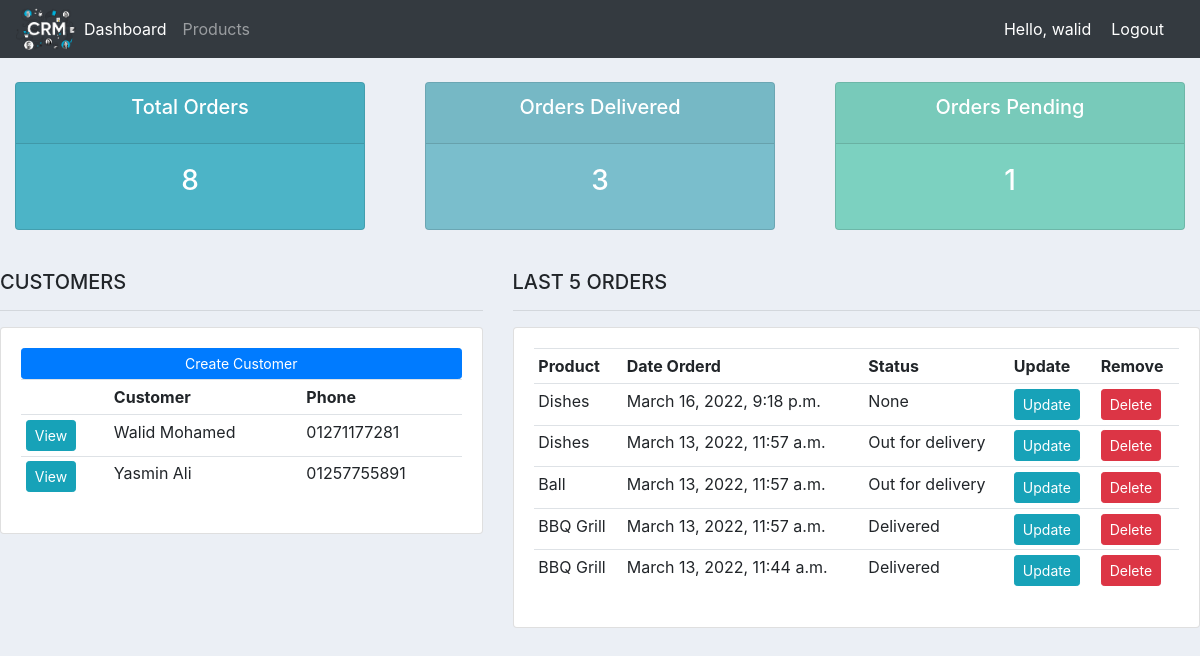
Before: / (signed in) with the older database file.
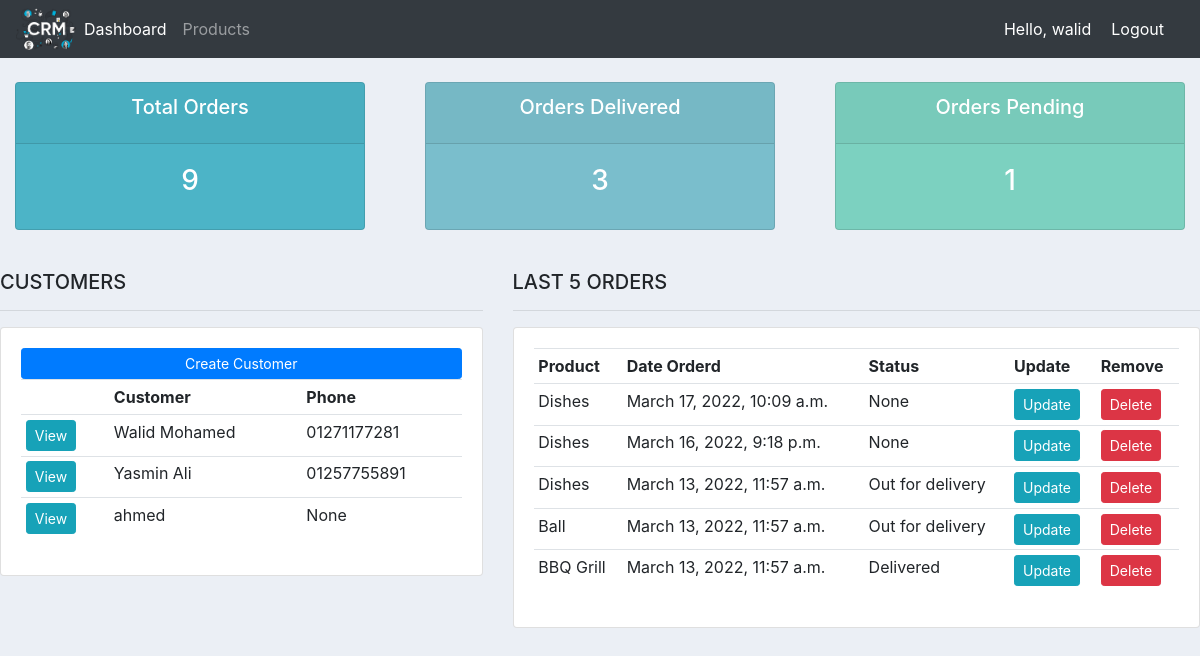
After: the same page with the newer database file.
### accounts/models.py (models this page shows, shortened)
class Customer(models.Model):
    user = models.OneToOneField(User, null=True, blank=True, on_delete=models.CASCADE)
    name = models.CharField(max_length=200, null=True)
    phone = models.CharField(max_length=200, null=True)
    customer_orders = models.IntegerField(null=True)
    profile_pic = models.ImageField(default="default.png", null=True, blank=True)
    date_created = models.DateTimeField(auto_now_add=True, null=True)

class Order(models.Model):
    STATUS = (
        ('Pending','Pending'),
        ('Out for delivery','Out for delivery'),
        ('Delivered','Delivered'),
    )
    customer = models.ForeignKey(Customer, null=True, on_delete=models.SET_NULL) #One to many rel.
    product = models.ForeignKey(Product, null=True, on_delete=models.SET_NULL)
    date_created = models.DateTimeField(auto_now_add=True, null=True)
    status = models.CharField(max_length=200, null=True, choices=STATUS)

class Product(models.Model):
    CATEGORY = (
        ('Indoor','Indoor'),
        ('Outdoor','Outdoor'),
    )
    name =  models.CharField(max_length=200, null=True)
    price =  models.FloatField(null=True)
    category =  models.CharField(max_length=200, null=True, choices=CATEGORY)
    description =  models.CharField(max_length=200, null=True, blank=True) #blank means can make it blank.
    date_created = models.DateTimeField(auto_now_add=True, null=True)
    tags = models.ManyToManyField(Tag) #Many to many rel.
    def __str__(self):
        return self.name

### accounts/decorators.py (the view)
    def wrapper_func(request, *args, **kwargs):
        group = None
        if request.user.groups.exists():
            group = request.user.groups.all()[0].name
        if group == 'customer':
            return redirect('user-page')
        if group == 'admin':
            return view_func(request, *args, **kwargs)

### accounts/views.py (called while the page is built)
@login_required(login_url='login')
@admin_only
def home(request):
    customers = Customer.objects.all()
    orders = Order.objects.all()
    last_orders = Order.objects.select_related('customer__user', 'product').prefetch_related('product__tags').all().order_by('-date_created')[0:5]
    totalOrders = orders.count()
    delivered = orders.filter(status='Delivered').count()
    pending = orders.filter(status='Pending').count()
    context = {
        'orders':orders,
        'customers':customers,
        'last_orders': last_orders,
        'totalOrders':totalOrders,
        'delivered':delivered,
        'pending':pending
        }
    return render(request, 'accounts/dashboard.html',context)

### accounts/templates/accounts/dashboard.html
{% extends 'accounts/main.html' %}
{% block content %}
{% include 'accounts/status.html' %}
<br>
<div class="row">
	<div class="col-md-5">
		<h5>CUSTOMERS</h5>
		<hr>
		<div class="card card-body">
			<a class="btn btn-primary  btn-sm btn-block" href="">Create Customer</a>
			<table class="table table-sm">
				<tr>
					<th></th>
					<th>Customer</th>
					<th>Phone</th>
				</tr>
				{% for customer in customers %}
					<tr>
						<td><a class="btn btn-sm btn-info" href="{% url 'customer' customer.id %}">View</a></td>
						<td>{{customer.name}}</td>
						<td>{{customer.phone}}</td>
					</tr>
				{% endfor %}
			</table>
		</div>
	</div>
	<div class="col-md-7">
		<h5>LAST 5 ORDERS</h5>
		<hr>
		<div class="card card-body">
			<table class="table table-sm">
				<tr>
					<th>Product</th>
					<th>Date Orderd</th>
					<th>Status</th>
					<th>Update</th>
					<th>Remove</th>
				</tr>
				{% for order in last_orders %}
					<tr>
						<td>{{order.product}}</td>
						<td>{{order.date_created}}</td>
						<td>{{order.status}}</td>
						<td><a class="btn btn-sm btn-info" href="{% url 'update_order' order.id %}">Update</a></td>
						<td><a class="btn btn-sm btn-danger" href="{% url 'delete_order' order.id %}">Delete</a></td>
					</tr>
				{% endfor %}
			</table>
		</div>
	</div>
</div>
{% endblock %}

Changed rows visible on the page:
no longer on this page (row unchanged): Order: product "BBQ Grill", date_created "March 13, 2022, 11:44 a.m.", status "Delivered"
added Customer: name "ahmed", phone "None"
added Order: product "Dishes", date_created "March 17, 2022, 10:09 a.m.", status "None"
Other visible differences:
{{ totalOrders }}: "8" → "9"
